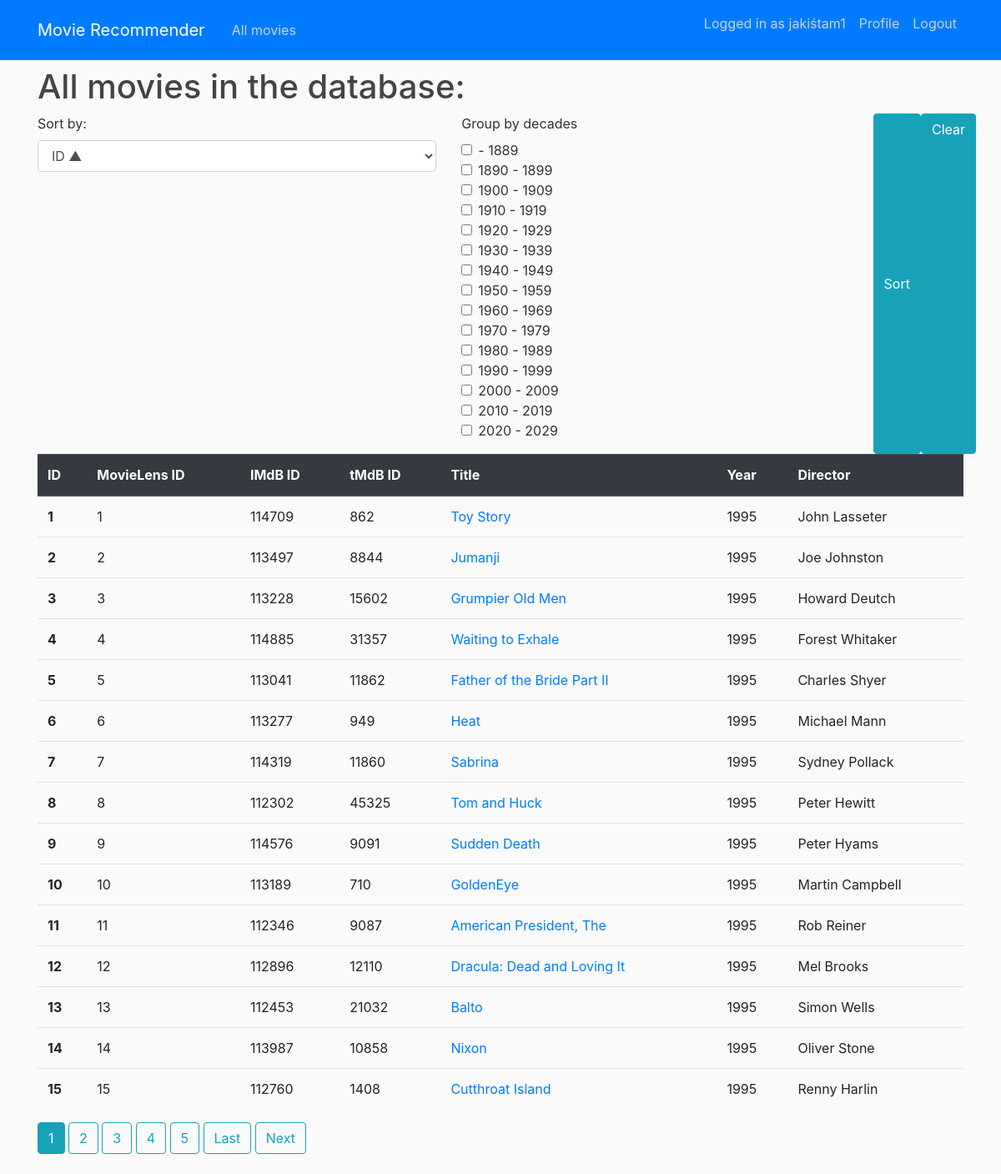
Page /all_movies/ (signed in) on the committed database.
### recommender/models.py (models this page shows, shortened)
class Movie(models.Model):
    movielens_id = models.IntegerField(unique=True)
    imdb_id = models.IntegerField()
    tmdb_id = models.IntegerField()
    title = models.CharField(max_length=200)
    year_released = models.IntegerField()
    director = models.CharField(max_length=100)

### recommender/views.py (the view, shortened to what this page needs)
# urls.py: path('all_movies/', MoviesListView.as_view(), name='all_movies'),
class MoviesListView(ListView):
    model = Movie
    context_object_name = 'movies'
    paginate_by = 15
    ordering = 'id'
    def get_queryset(self):
        queryset = Movie.objects.all()
        self.form = MovieSortGroupForm(self.request.GET)
        if self.form.is_valid():
            decades_grouping = self.form.cleaned_data['group_by_decades']
        self.extra_context = self.form.cleaned_data
        ordering = self.form.cleaned_data['sort_by']
        if ordering:
            return queryset.order_by(ordering)
        else:
            return queryset.order_by(self.ordering)
    def get_context_data(self, *, object_list=None, **kwargs):
        context = super().get_context_data(**kwargs)
        context['form_sorting_grouping'] = self.form
        return context

### recommender/forms.py
class MovieSortGroupForm(forms.Form):
    def __init__(self, *args, **kwargs):
        super().__init__(*args, **kwargs)
        self.fields['sort_by'].label = 'Sort by:'
    sort_by = forms.ChoiceField(choices=SORTING_OPTIONS, required=False)
    group_by_decades = forms.MultipleChoiceField(choices=DECADE_CHOICES, widget=forms.CheckboxSelectMultiple, required=False)

### recommender/templates/recommender/movie_list.html (shortened to what this page needs)
{% extends 'recommender/base.html' %}
{% load crispy_forms_tags %}
{% block content %}
<div class="container.fluid">
   <h1>All movies in the database:</h1>
    <div class="row">
        <div class="col">
            <form method="get">
            {{form_sorting_grouping.sort_by|as_crispy_field }}
        </div>
        <div class="col">
            {{form_sorting_grouping.group_by_decades|as_crispy_field }}
        </div>
        <button class="btn btn-info" type="submit">Sort</button>
        <a class="btn btn-info" href="{%url 'all_movies'%}">Clear</a>
    </div>
    <table class="table table-hover">
      <thead class="thead-dark">
        <tr>
          <th scope="col">ID</th>
          <th scope="col">MovieLens ID</th>
          <th scope="col">IMdB ID</th>
          <th scope="col">tMdB ID</th>
          <th scope="col">Title</th>
          <th scope="col">Year</th>
          <th scope="col">Director</th>
        </tr>
      </thead>
      <tbody>
        {% for movie in movies %}
        <tr>
            <th scope="row">{{movie.id}}</th>
            <td>{{movie.movielens_id}}</td>
            <td>{{movie.imdb_id}}</td>
            <td>{{movie.tmdb_id}}</td>
            <td><a href="{% url 'movie_detail' movie.id %}">{{movie.title}}</a></td>
            <td>{{movie.year_released}}</td>
            <td>{{movie.director}}</td>
        </tr>
        {% endfor %}
      </tbody>
    </table>
    {% include 'recommender/pagination.html' %}
</div>
{% endblock content %}

### recommender/templates/recommender/base.html (shortened to what this page needs)
 {% load static %}
<!DOCTYPE html>
<html lang="en" xmlns="http://www.w3.org/1999/html">
<head>
    <link rel="stylesheet" href="https://stackpath.bootstrapcdn.com/bootstrap/4.5.2/css/bootstrap.min.css">
    <link rel="stylesheet" type="text/css" href="{%static 'recommender/main.css'%}">
</head>
<body>
     <header class="site-header">
      <nav class="navbar navbar-expand-md navbar-dark bg-primary fixed-top">
        <div class="container">
          <a class="navbar-brand mr-4" href="{%url 'homepage'%}">Movie Recommender</a>
          <div class="collapse navbar-collapse" id="navbarToggle">
            <div class="navbar-nav mr-auto">
              <a class="nav-item nav-link" href="{%url 'all_movies'%}">All movies</a>
            </div>
            <div class="navbar-nav">
               {% if user.is_authenticated %}
                  <p class="nav-item nav-link">Logged in as {{user.username}}</p>
                   <a class="nav-item nav-link" href="{%url 'profile'%}">Profile</a>
                   <a class="nav-item nav-link" href="{%url 'logout'%}">Logout</a>
                {% else %}
                  <a class="nav-item nav-link" href="{%url 'login'%}">Login</a>
                  <a class="nav-item nav-link" href="{%url 'register'%}">Register</a>
                {% endif %}
            </div>
          </div>
        </div>
      </nav>
    </header>
   <main role="main" class="container">
      <div class="row">
        <div class="col">
         {% block content %}{% endblock %}
        </div>
      </div>
    </main>
</body>
</html>

### recommender/static/recommender/main.css (style rules this page uses)
body { background: #fafafa; color: #333333; margin-top: 5rem; }
h1, h2, h3, h4, h5, h6 { color: #444444; }
.site-header .navbar-nav .nav-link { color: #cbd5db; }

### rows in the picture
Movie: id "1", movielens_id "1", imdb_id "114709", tmdb_id "862", title "Toy Story", year_released "1995", director "John Lasseter"
Movie: id "2", movielens_id "2", imdb_id "113497", tmdb_id "8844", title "Jumanji", year_released "1995", director "Joe Johnston"
Movie: id "3", movielens_id "3", imdb_id "113228", tmdb_id "15602", title "Grumpier Old Men", year_released "1995", director "Howard Deutch"
Movie: id "4", movielens_id "4", imdb_id "114885", tmdb_id "31357", title "Waiting to Exhale", year_released "1995", director "Forest Whitaker"
Movie: id "5", movielens_id "5", imdb_id "113041", tmdb_id "11862", title "Father of the Bride Part II", year_released "1995", director "Charles Shyer"
Movie: id "6", movielens_id "6", imdb_id "113277", tmdb_id "949", title "Heat", year_released "1995", director "Michael Mann"
Movie: id "7", movielens_id "7", imdb_id "114319", tmdb_id "11860", title "Sabrina", year_released "1995", director "Sydney Pollack"
Movie: id "8", movielens_id "8", imdb_id "112302", tmdb_id "45325", title "Tom and Huck", year_released "1995", director "Peter Hewitt"
Movie: id "9", movielens_id "9", imdb_id "114576", tmdb_id "9091", title "Sudden Death", year_released "1995", director "Peter Hyams"
Movie: id "10", movielens_id "10", imdb_id "113189", tmdb_id "710", title "GoldenEye", year_released "1995", director "Martin Campbell"
Movie: id "11", movielens_id "11", imdb_id "112346", tmdb_id "9087", title "American President, The", year_released "1995", director "Rob Reiner"
Movie: id "12", movielens_id "12", imdb_id "112896", tmdb_id "12110", title "Dracula: Dead and Loving It", year_released "1995", director "Mel Brooks"
Movie: id "13", movielens_id "13", imdb_id "112453", tmdb_id "21032", title "Balto", year_released "1995", director "Simon Wells"
Movie: id "14", movielens_id "14", imdb_id "113987", tmdb_id "10858", title "Nixon", year_released "1995", director "Oliver Stone"
Movie: id "15", movielens_id "15", imdb_id "112760", tmdb_id "1408", title "Cutthroat Island", year_released "1995", director "Renny Harlin"

### other values in the picture
{{ user.username }} "jakiśtam1"
{{ num }} "1"
{{ num }} "2" "3" "4" "5"
